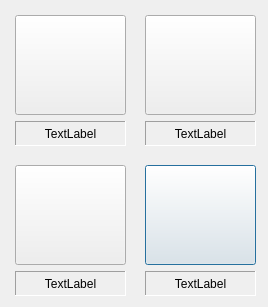
<?xml version="1.0" encoding="UTF-8"?>
<ui version="4.0">
 <class>Dialog</class>
 <widget class="QDialog" name="Dialog">
  <property name="geometry">
   <rect>
    <x>0</x>
    <y>0</y>
    <width>268</width>
    <height>307</height>
   </rect>
  </property>
  <property name="windowTitle">
   <string>Lab Control System</string>
  </property>
  <property name="windowIcon">
   <iconset>
    <normaloff>images/tools.png</normaloff>images/tools.png</iconset>
  </property>
  <widget class="QWidget" name="verticalLayoutWidget_2">
   <property name="geometry">
    <rect>
     <x>140</x>
     <y>160</y>
     <width>121</width>
     <height>141</height>
    </rect>
   </property>
   <layout class="QVBoxLayout" name="verticalLayout_2">
    <property name="leftMargin">
     <number>5</number>
    </property>
    <property name="topMargin">
     <number>5</number>
    </property>
    <property name="rightMargin">
     <number>5</number>
    </property>
    <property name="bottomMargin">
     <number>5</number>
    </property>
    <item>
     <widget class="QPushButton" name="pushButton_11">
      <property name="enabled">
       <bool>true</bool>
      </property>
      <property name="sizePolicy">
       <sizepolicy hsizetype="Minimum" vsizetype="Preferred">
        <horstretch>0</horstretch>
        <verstretch>0</verstretch>
       </sizepolicy>
      </property>
      <property name="minimumSize">
       <size>
        <width>70</width>
        <height>100</height>
       </size>
      </property>
      <property name="text">
       <string/>
      </property>
      <property name="icon">
       <iconset>
        <normaloff>images/computer-screen.png</normaloff>images/computer-screen.png</iconset>
      </property>
      <property name="iconSize">
       <size>
        <width>70</width>
        <height>100</height>
       </size>
      </property>
     </widget>
    </item>
    <item>
     <widget class="QLabel" name="label">
      <property name="enabled">
       <bool>true</bool>
      </property>
      <property name="frameShape">
       <enum>QFrame::Panel</enum>
      </property>
      <property name="frameShadow">
       <enum>QFrame::Sunken</enum>
      </property>
      <property name="text">
       <string>TextLabel</string>
      </property>
      <property name="textFormat">
       <enum>Qt::PlainText</enum>
      </property>
      <property name="alignment">
       <set>Qt::AlignCenter</set>
      </property>
     </widget>
    </item>
   </layout>
  </widget>
  <widget class="QWidget" name="verticalLayoutWidget_3">
   <property name="geometry">
    <rect>
     <x>10</x>
     <y>160</y>
     <width>121</width>
     <height>141</height>
    </rect>
   </property>
   <layout class="QVBoxLayout" name="verticalLayout_3">
    <property name="leftMargin">
     <number>5</number>
    </property>
    <property name="topMargin">
     <number>5</number>
    </property>
    <property name="rightMargin">
     <number>5</number>
    </property>
    <property name="bottomMargin">
     <number>5</number>
    </property>
    <item>
     <widget class="QPushButton" name="pushButton_12">
      <property name="enabled">
       <bool>true</bool>
      </property>
      <property name="sizePolicy">
       <sizepolicy hsizetype="Minimum" vsizetype="Preferred">
        <horstretch>0</horstretch>
        <verstretch>0</verstretch>
       </sizepolicy>
      </property>
      <property name="minimumSize">
       <size>
        <width>70</width>
        <height>100</height>
       </size>
      </property>
      <property name="text">
       <string/>
      </property>
      <property name="icon">
       <iconset>
        <normaloff>images/computer-screen.png</normaloff>images/computer-screen.png</iconset>
      </property>
      <property name="iconSize">
       <size>
        <width>70</width>
        <height>100</height>
       </size>
      </property>
     </widget>
    </item>
    <item>
     <widget class="QLabel" name="label_2">
      <property name="enabled">
       <bool>true</bool>
      </property>
      <property name="frameShape">
       <enum>QFrame::Panel</enum>
      </property>
      <property name="frameShadow">
       <enum>QFrame::Sunken</enum>
      </property>
      <property name="text">
       <string>TextLabel</string>
      </property>
      <property name="textFormat">
       <enum>Qt::PlainText</enum>
      </property>
      <property name="alignment">
       <set>Qt::AlignCenter</set>
      </property>
     </widget>
    </item>
   </layout>
  </widget>
  <widget class="QWidget" name="verticalLayoutWidget_4">
   <property name="geometry">
    <rect>
     <x>140</x>
     <y>10</y>
     <width>121</width>
     <height>141</height>
    </rect>
   </property>
   <layout class="QVBoxLayout" name="verticalLayout_4">
    <property name="leftMargin">
     <number>5</number>
    </property>
    <property name="topMargin">
     <number>5</number>
    </property>
    <property name="rightMargin">
     <number>5</number>
    </property>
    <property name="bottomMargin">
     <number>5</number>
    </property>
    <item>
     <widget class="QPushButton" name="pushButton_13">
      <property name="enabled">
       <bool>true</bool>
      </property>
      <property name="sizePolicy">
       <sizepolicy hsizetype="Minimum" vsizetype="Preferred">
        <horstretch>0</horstretch>
        <verstretch>0</verstretch>
       </sizepolicy>
      </property>
      <property name="minimumSize">
       <size>
        <width>70</width>
        <height>100</height>
       </size>
      </property>
      <property name="text">
       <string/>
      </property>
      <property name="icon">
       <iconset>
        <normaloff>images/computer-screen.png</normaloff>images/computer-screen.png</iconset>
      </property>
      <property name="iconSize">
       <size>
        <width>70</width>
        <height>100</height>
       </size>
      </property>
     </widget>
    </item>
    <item>
     <widget class="QLabel" name="label_3">
      <property name="enabled">
       <bool>true</bool>
      </property>
      <property name="frameShape">
       <enum>QFrame::Panel</enum>
      </property>
      <property name="frameShadow">
       <enum>QFrame::Sunken</enum>
      </property>
      <property name="text">
       <string>TextLabel</string>
      </property>
      <property name="textFormat">
       <enum>Qt::PlainText</enum>
      </property>
      <property name="alignment">
       <set>Qt::AlignCenter</set>
      </property>
     </widget>
    </item>
   </layout>
  </widget>
  <widget class="QWidget" name="verticalLayoutWidget_5">
   <property name="geometry">
    <rect>
     <x>10</x>
     <y>10</y>
     <width>121</width>
     <height>141</height>
    </rect>
   </property>
   <layout class="QVBoxLayout" name="verticalLayout_5">
    <property name="leftMargin">
     <number>5</number>
    </property>
    <property name="topMargin">
     <number>5</number>
    </property>
    <property name="rightMargin">
     <number>5</number>
    </property>
    <property name="bottomMargin">
     <number>5</number>
    </property>
    <item>
     <widget class="QPushButton" name="pushButton_14">
      <property name="enabled">
       <bool>true</bool>
      </property>
      <property name="sizePolicy">
       <sizepolicy hsizetype="Minimum" vsizetype="Preferred">
        <horstretch>0</horstretch>
        <verstretch>0</verstretch>
       </sizepolicy>
      </property>
      <property name="minimumSize">
       <size>
        <width>70</width>
        <height>100</height>
       </size>
      </property>
      <property name="text">
       <string/>
      </property>
      <property name="icon">
       <iconset>
        <normaloff>images/computer-screen.png</normaloff>images/computer-screen.png</iconset>
      </property>
      <property name="iconSize">
       <size>
        <width>70</width>
        <height>100</height>
       </size>
      </property>
     </widget>
    </item>
    <item>
     <widget class="QLabel" name="label_4">
      <property name="enabled">
       <bool>true</bool>
      </property>
      <property name="frameShape">
       <enum>QFrame::Panel</enum>
      </property>
      <property name="frameShadow">
       <enum>QFrame::Sunken</enum>
      </property>
      <property name="text">
       <string>TextLabel</string>
      </property>
      <property name="textFormat">
       <enum>Qt::PlainText</enum>
      </property>
      <property name="alignment">
       <set>Qt::AlignCenter</set>
      </property>
     </widget>
    </item>
   </layout>
  </widget>
  <zorder>verticalLayoutWidget_2</zorder>
  <zorder>verticalLayoutWidget_3</zorder>
  <zorder>verticalLayoutWidget_4</zorder>
  <zorder>verticalLayoutWidget_5</zorder>
  <zorder>pushButton_13</zorder>
 </widget>
 <resources/>
 <connections/>
</ui>
